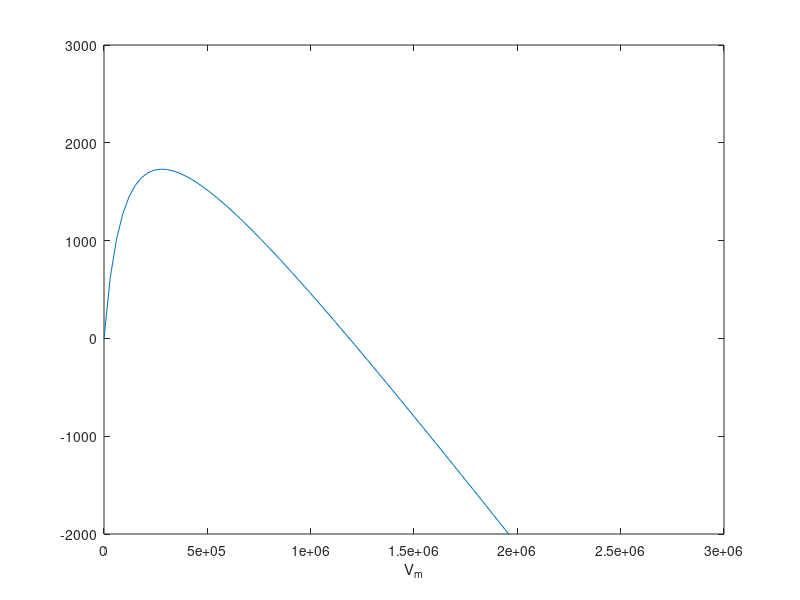

Reproduce this figure in MATLAB.
%finding a numerical value of Vm need for the mutant only equilibrium
clear all; format long

M = 300;

Mh = 100;
rc = 0.16;
rm = 0.52;
qc = 1.23e-6;
qm = 0.25;
n = 7.8731;

eta_r = @(M) (M^n)/(Mh^n+M^n);
eta_q = @(M) 1-eta_r(M);

r = rc + (rm-rc)*eta_r(M);
q = qc + (qm - qc)*eta_q(M);

lambda = 3690;%3690;
F = 0.2;%0.2;
bl = 1e-9;
bh = 1e-7;
p = 2500; %2500
b = 0.25;%0.005 Vitaly: 0.01 to 0.4
B = 25;%10.5;%50
dt = 0.01;
dv = 23;
di = 0.3;
dc = 0.63; %0.63

ep = 3e-5;
mu = 1;%4/24;
eta = 1;

alp = 6.7e-6;%6.7e-6
gamma = 1; %0.4;%0.4;
xi = 1;

omega = 50*exp(-0.05*M);%50

ALP = alp/(gamma + xi*M);

BL = (1-F)*bl;
BH = (1-F)*bh;

% x = linspace(1e5, 3e6);
% x = linspace(0,3e6);

%%%Vm equation
fun = @(x) BL.*x.*(r.*lambda./((q+BH.*x+dt).*(r+BL.*x+dt)-r.*q)).*...
    ((q+BH.*x+dt)./r) ...
    +BH.*x.*(r.*lambda./((q+BH.*x+dt).*(r+BL.*x+dt)-r.*q))...
    -b./(1+B).*(dv.*x./p).*(omega./(dc-ALP.*(dv.*x./p)))...
    -di.*(dv.*x./p);

Vm = linspace(0, 3e6);
y = fun(Vm);


% plot(log10(x),y)
plot(Vm,y)
hold on
% plot([Vm(1) Vm(end)], [0 0], '--')
% plot([log10(x(2)) log10(x(end))], [0 0],'--')
xlabel('V_m')
% ylabel('g(V_m)')
axis([0 3e6 -2000 3000])
% legend('M=0','M=20','M=100')
% title('Solution of V_m equation')

options = optimset('Display','off');

Vm = fsolve(fun,4e6,options)

% format short










